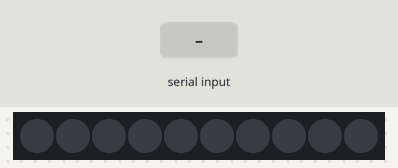
The sketch below on a simulated Arduino Uno, built with avr-gcc and run on an emulated ATmega328P. Shown: 10 RGB LEDs in strip order, left to right. The test bench sets the inputs (shaded band). Dim RGB values are drawn brighter than linear.

Above: at 1.2 s.
1.3 s: "a" received over Serial
At 1.4 s:
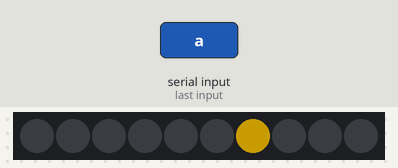
At 3.8 s:
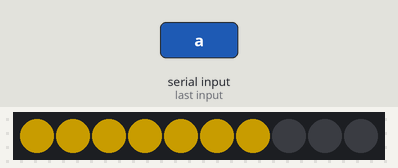
Timing chart, 0 to 5.3 s (numbered marks = the images above; inputs shaded):
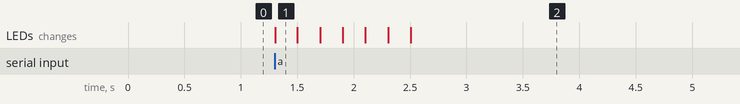

Measured:
- after the input at 1.3 s, the LEDs: change at once (image 1)

The sketch:

FINALLEDSTRIP.ino
```cpp
#include <FastLED.h>

#define LED_PIN     2
#define NUM_LEDS    10
#define LED_TYPE    WS2812B
#define COLOR_ORDER GRB
#define BRIGHTNESS  100

CRGB leds[NUM_LEDS];

char incomingChar;
bool sequenceActive = false;
int sequenceState = 0;

unsigned long sequenceStartTime = 0;
unsigned long lastUpdateTime = 0;

int currentIndex = 6; // Start from LED 7 (index 6)
CRGB baseColor = CRGB(255, 200, 0); // Your target color (orange-ish)
uint8_t fadeBrightness = 255;
unsigned long fadeLastTime = 0;

// Track which LEDs are lit
bool ledLit[NUM_LEDS] = { false };

void setup() {
  FastLED.addLeds<LED_TYPE, LED_PIN, COLOR_ORDER>(leds, NUM_LEDS);
  FastLED.setBrightness(BRIGHTNESS);
  FastLED.clear();
  FastLED.show();
  Serial.begin(9600);
}

void loop() {
  // Read serial input
  if (Serial.available() > 0) {
    incomingChar = Serial.read();
    if (incomingChar == 'a') {
      sequenceActive = true;
      sequenceState = 0;
      currentIndex = 6;
      fadeBrightness = 255;
      FastLED.clear();
      FastLED.show();
      // Clear which LEDs were lit
      for (int i = 0; i < NUM_LEDS; i++) {
        ledLit[i] = false;
      }
    }
  }

  if (sequenceActive) {
    unsigned long now = millis();

    // State 0: Light up LEDs from 7 to 1 one by one
    if (sequenceState == 0) {
      if (now - lastUpdateTime > 200) { // Delay between lighting each LED
        if (currentIndex >= 0) {
          leds[currentIndex] = baseColor;
          ledLit[currentIndex] = true; // Mark as lit
          FastLED.show();
          currentIndex--;
          lastUpdateTime = now;
        } else {
          sequenceStartTime = now;
          sequenceState = 1;
        }
      }
    }

    // State 1: Hold the color for 15 seconds
    else if (sequenceState == 1) {
      if (now - sequenceStartTime >= 10000) {
        sequenceState = 2;
        fadeLastTime = now;
      }
    }

    // State 2: Fade out ONLY the lit LEDs
    else if (sequenceState == 2) {
      if (now - fadeLastTime > 50) { // control fade speed
        fadeBrightness = max(0, fadeBrightness - 5); // reduce brightness
        for (int i = 0; i < NUM_LEDS; i++) {
          if (ledLit[i]) {
            leds[i] = baseColor;
            leds[i].nscale8(fadeBrightness); // scale brightness down
          } else {
            leds[i] = CRGB::Black;
          }
        }
        FastLED.show();
        fadeLastTime = now;
      }

      if (fadeBrightness == 0) {
        sequenceActive = false;
        sequenceState = 0;
        FastLED.clear();
        FastLED.show();
      }
    }
  }
}
```
